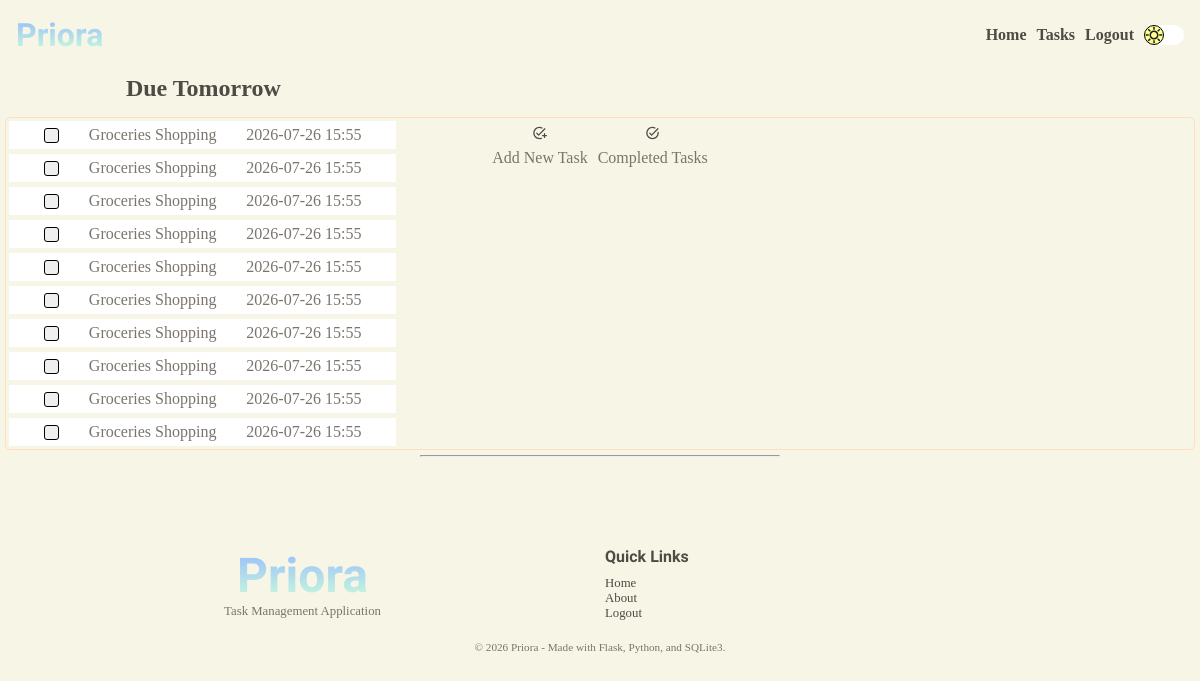
The page /user/tasks/tomorrow (signed in) on the database its author committed.
### tables this page shows
CREATE TABLE "tasks" (
                            "task_id"	INTEGER NOT NULL UNIQUE,
                            "user_id"	INTEGER NOT NULL,
                            "title"	TEXT NOT NULL,
                            "description"	TEXT NOT NULL,
                            "due_date"	TEXT NOT NULL,
                            "due_time"	TEXT NOT NULL,
                            "completion_date"	TEXT,
                            "completion_time"	TEXT,
                            "completed"	INTEGER NOT NULL DEFAULT 0,
                            PRIMARY KEY("task_id" AUTOINCREMENT),
                            FOREIGN KEY("user_id") 
                                REFERENCES "users"("user_id")
                                ON DELETE CASCADE
                            );

### app.py (the view)
@app.route("/user/tasks/tomorrow", methods=["GET", "POST"])
@login_required
@password_reset_required
def tomorrows_tasks():
    title = "Tomorrows Tasks"
    date = datetime.now().replace(microsecond=0).date()
    date = date + timedelta(days=1)
    user = find_user_by_id(session.get("user-id"))
    new_user = bool(user["new_user"])
    if new_user:
        return redirect(url_for("account"))
    tasks = search_tasks_by_date(date, user)
    return render_template("tasks/tomorrows-tasks.html", title=title, tasks=tasks)

### app.py (called while the page is built)
@app.after_request
def security_headers(response):
    response.headers["Content-Security-Policy"] = (
        "default-src 'self'; "
        "script-src 'self'; "
        "style-src 'self' https://fonts.googleapis.com; "
        "font-src 'self' https://fonts.gstatic.com;"
    )
    return response

### services/auth.py (called while the page is built)
def login_required(f):
    @wraps(f)
    def decorated_function(*args, **kwargs):
        if session.get("user-id") is None:
            return redirect(url_for("login"))
        return f(*args, **kwargs)
    return decorated_function

def password_reset_required(f):
    @wraps(f)
    def decorated_function(*args, **kwargs):
        reset_req = is_reset_req(session.get("user-id"))
        if reset_req:
            return redirect(url_for("change_password"))
        return f(*args, **kwargs)
    return decorated_function

### services/database.py (called while the page is built)
def connect_database():
    os.makedirs("instance", exist_ok=True)
    connection = sqlite3.connect("instance/task-manager.db")
    connection.row_factory = sqlite3.Row
    connection.execute("PRAGMA foreign_keys = ON;")
    return connection

def find_user_by_id(user_id):
    connection = connect_database()
    cursor = connection.cursor()
    try:
        cursor.execute(
            """SELECT * FROM users WHERE user_id = ?;""",
            (user_id,),
        )
        user = cursor.fetchone()
        return user
    except Exception as e:
        print(e)
        return False
    finally:
        connection.close()

def is_reset_req(user_id):
    connection = connect_database()
    cursor = connection.cursor()
    try:
        cursor.execute(
            """SELECT reset FROM users WHERE user_id = ?;""",
            (user_id,),
        )
        required = cursor.fetchone()
        return bool(required and required["reset"] == 1)
    except Exception as e:
        print(e)
        return False
    finally:
        connection.close()

def find_tasks_by_date(date, user_id):
    connection = connect_database()
    cursor = connection.cursor()
    try:
        cursor.execute(
            """SELECT * FROM tasks WHERE user_id = ? AND due_date = ? AND completed = 0 ORDER BY due_date ASC, due_time ASC LIMIT 10;""",
            (user_id, date),
        )
        tasks = cursor.fetchall()
        return tasks
    except Exception as e:
        print(e)
        return False
    finally:
        connection.close()

### templates/tasks/tomorrows-tasks.html (shortened to what this page needs)
{% extends 'layout.html' %} {% block content %}
<section class="user-home-section">
  <div class="row-title">
    <div>
      <h2>Due Tomorrow</h2>
    </div>
  </div>
  <div class="user-home-tasks-grid">
    {% if tasks %}
    <div class="task-column">
      {% for task in tasks %}
      <a href="{{ url_for('task', task_id = task['task_id']) }}">
        <div class="user-home-tasks-card">
          <form action="" method="post">
            <button type="submit" class="task-button">
            </button>
            <p>{{ task['title'] }}</p>
            <p>{{ task['due_date'] }} {{ task['due_time'] }}</p>
          </form>
        </div>
      </a>
      {% endfor %} {% else %}
      <p>No tasks for tomorrow</p>
    </div>
    {% endif %}
  </div>
  <div>
    <aside class="user-home-options">
      <div>
        <p>Add New Task</p>
      </div>
      <div>
        <p>Completed Tasks</p>
      </div>
    </aside>
  </div>
</section>
{% endblock content %}

### static/css/base.css (style rules this page uses)
:root { --bg-color: #F7F6E6; --bg-task-card: white; --surface-color: #FFFFFF; --surface-secondary: #FFF8EF; --hero-gradient: linear-gradient(90deg, #CDFFD8 0%, #94B9FF 100%); --hero-bg-mb: url('/static/media/light-bg-mobile.gif'); --hero-bg-dk: url('/static/media/light-bg-desktop.gif'); --box-shadow: #4E4A44; --night-mode-button: url('/static/media/day.svg'); --primary-text: #4E4A44; --secondary-text: #7A746C; --accent-peach: #FFDFBD; --accent-beige: #E2C0AE; --accent-green: #D9E9B1; --accent-yellow: #F2EAA0; --border-color: #E7DFC9; --scrollbar-color: #E2C0AE; --success: #B8D98A; --warning: #F2EAA0; --danger: #E79A9A; --info: #AFCFEA; }
* { box-sizing: border-box; margin: 0; padding: 0; scrollbar-width: thin; scrollbar-color: #94B9FF var(--bg-color); }
html { overflow-x: hidden; scroll-behavior: smooth; }
body { background-color: var(--bg-color); font-family: cursive; overflow-x: hidden; }
h1, h2, h3, h4, h5, h6 { color: var(--primary-text) }
p { color: var(--secondary-text); font-family: cursive; }
a { text-decoration: none; color: var(--primary-text) }

### static/css/pages/user/user-home.css (style rules this page uses)
.user-home-section { display: flex; flex-direction: column; padding: 5px; text-align: center; gap: 15px; }
.user-home-tasks-grid { display: grid; grid-template-columns: repeat(1, 1fr); gap: 10px; padding: 3px; border-radius: 5px;; border: 1px solid var(--accent-peach); }
.user-home-tasks-card { display: flex; justify-content: space-evenly; align-items: center; padding: 5px; background-color: var(--bg-task-card); }
.task-button { width: 15px; height: 15px; border: 1px solid black; border-radius: 3px; }
.task-column { display: flex; flex-direction: column; gap: 5px; }
.user-home-tasks-card form { display: flex; justify-content: space-evenly; align-items: center; width: 100%; }
.user-home-options { justify-content: center; align-items: center; display: flex; gap: 10px; }
.user-home-options > div > p { font-size: 0.8rem; }
.user-home-options > div > svg { width: 15px; fill: var(--primary-text); }
.row-title { display: grid; grid-template-columns: repeat(1fr); justify-content: center; align-items: center; text-align: center; }
.row-title > div { display: flex; justify-content: center; align-items: center; text-align: center; }
@media screen and (min-width: 1000px) { .row-title { grid-template-columns: repeat(3, 1fr); } }
@media screen and (min-width: 1000px) { .user-home-options>div>p { font-size: 1rem; } }
@media screen and (min-width: 1000px) { .user-home-tasks-grid { grid-template-columns: repeat(3, 1fr); } }

### rows shown on the page
tasks: title "Groceries Shopping", due_date "2026-07-26", due_time "15:55"
tasks: title "Groceries Shopping", due_date "2026-07-26", due_time "15:55"
tasks: title "Groceries Shopping", due_date "2026-07-26", due_time "15:55"
tasks: title "Groceries Shopping", due_date "2026-07-26", due_time "15:55"
tasks: title "Groceries Shopping", due_date "2026-07-26", due_time "15:55"
tasks: title "Groceries Shopping", due_date "2026-07-26", due_time "15:55"
tasks: title "Groceries Shopping", due_date "2026-07-26", due_time "15:55"
tasks: title "Groceries Shopping", due_date "2026-07-26", due_time "15:55"
tasks: title "Groceries Shopping", due_date "2026-07-26", due_time "15:55"
tasks: title "Groceries Shopping", due_date "2026-07-26", due_time "15:55"
